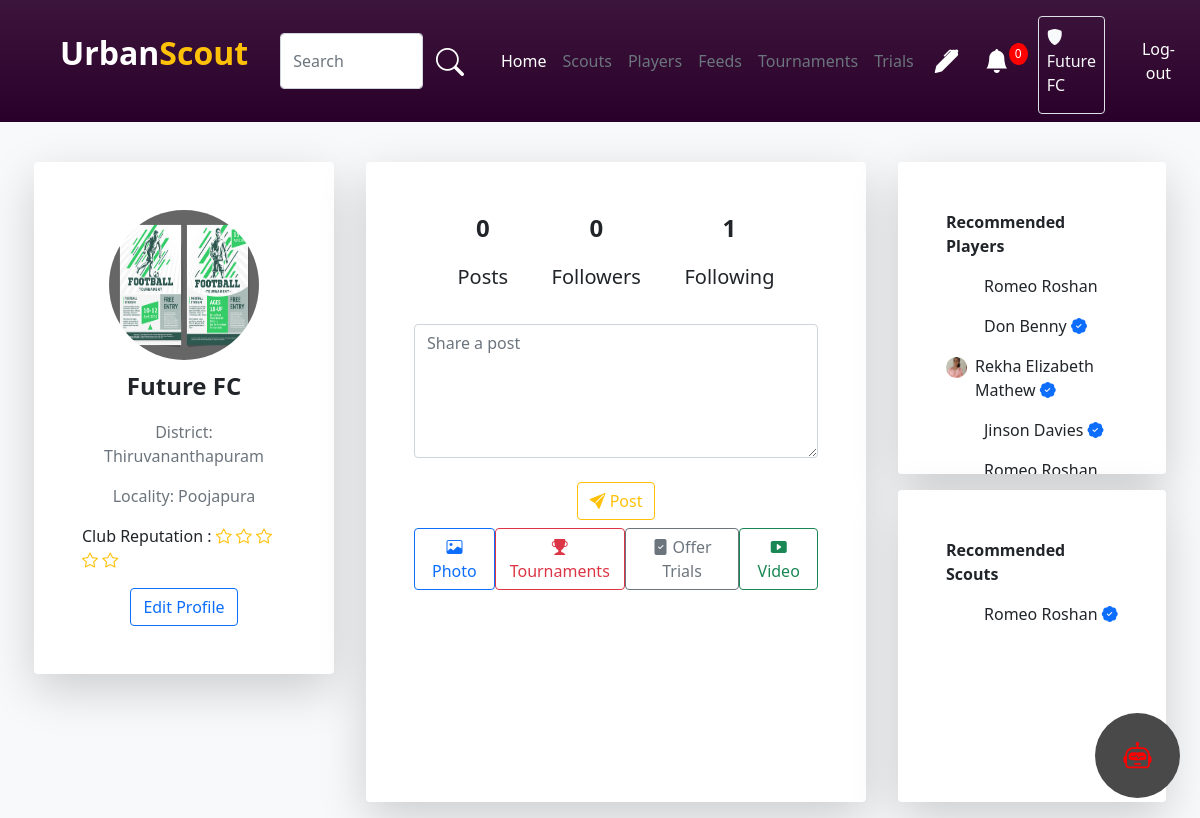
Page / (signed in) on the earlier database version.
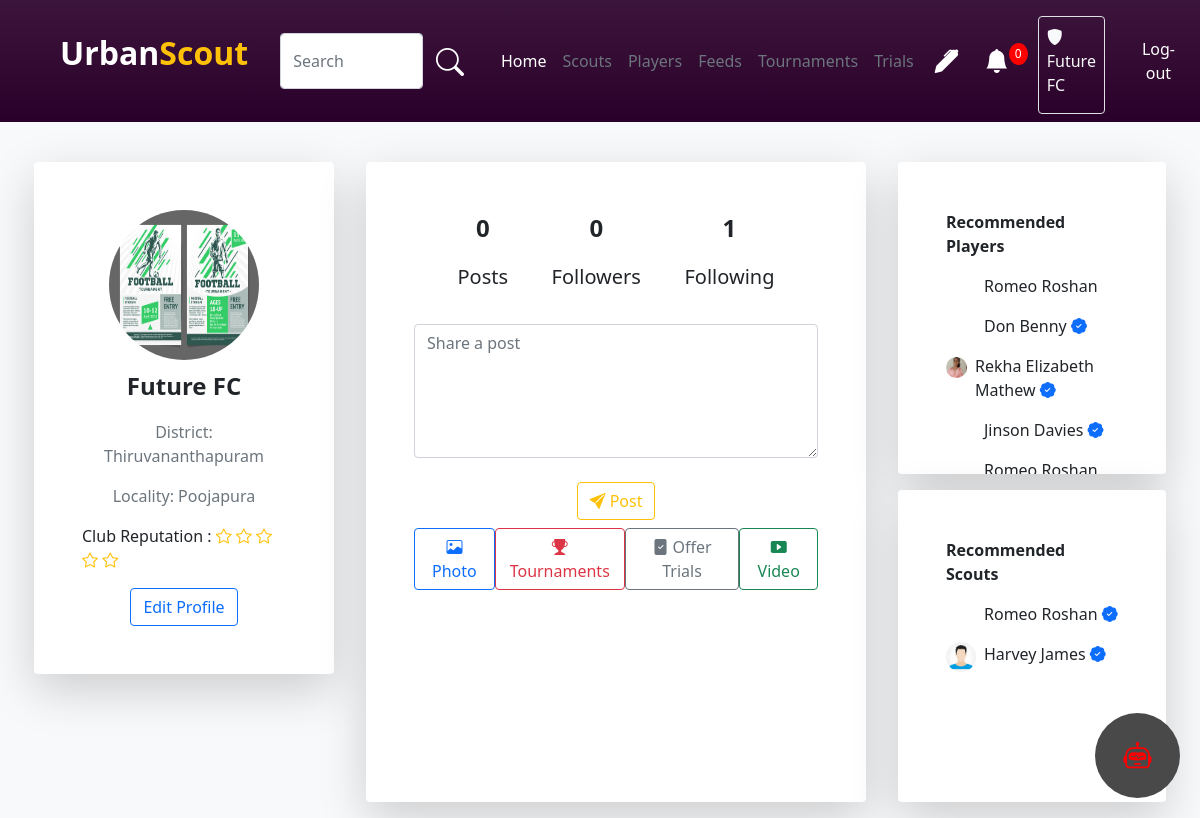
Same page on the later database version.
### account/models.py (models this page shows)
class User(AbstractUser):
    username=models.CharField(max_length=32, blank=True, null=True)
    USERNAME_FIELD = 'email'
    email = models.EmailField(unique=True)
    img=models.ImageField(upload_to='pics',default='https://img.freepik.com/free-icon/man_318-677829.jpg',null=True)
    is_player=models.BooleanField('is_player',default=False)
    is_club=models.BooleanField('is_club',default=False)
    is_scout=models.BooleanField('is_scout',default=False)
    player_dob = models.DateField(("Date of Birth"), default=date.today, validators=[validate_dob])
    player_pos = models.CharField(("Position"),default='',max_length=30,choices=Pos_Choice)
    district = models.CharField(("District"),default='',max_length=20,choices=District_Choice)
    locality = models.CharField(("Locality"),default='',max_length=50,blank=True)
    player_foot = models.CharField(("Prefered Foot"),default='',max_length=10,choices=Foot_Choice)
    player_ability = models.IntegerField(("Ability"),default=0,choices=Ability_Choice)
    club_reputation = models.IntegerField(("Club Reputation"),default=0,choices=Ability_Choice)
    player_potential = models.IntegerField(("Potential"),default=0,choices=Ability_Choice)
    desc=models.CharField(("Description"),max_length=100, default='')
    club_name=models.CharField((("Club Name")),default='',max_length=30)
    scouted_by=models.CharField(max_length=30,default='')
    subscribed=models.BooleanField(default=False)
    phone = models.CharField(("Phone Number"), null=True, max_length=10, validators=[phone_number_validator])
    score=models.FloatField(default=0.0)
    REQUIRED_FIELDS = []

### account/views.py (the view, shortened to what this page needs)
# urls.py: path('',views.index,name='index'),
def index(request):
    Tour.objects.filter(tour_date__lt=timezone.now()).update(active=False)
    Trials.objects.filter(trail_date__lt=timezone.now()).update(active=False)
    followingg=following.objects.filter(following_id=request.user.id).count()
    followers=following.objects.filter(followed_id=request.user.id).count()
    notifications=Notification.objects.filter(followed_id=request.user.id).count()
    print(followers)
    print(followingg)
    users=User.objects.all()
    usercout=users.count()
    players = User.objects.filter(is_player=True)
    player_count = players.count()
    club = User.objects.filter(is_club=True)
    club_count = club.count()
    scout=User.objects.filter(is_scout=True)
    ability_range = range(0, 5)
    user=request.user
    user_id=user.id
    newfeeds=NewFeeds.objects.filter(user_id=user_id).order_by('-id')
    feeds=PostFeed.objects.filter(user_id=user_id)
    post_count=newfeeds.count()
    imgfeeds=PostImageFeed.objects.filter(user_id=user_id)
    videofeeds=PostVideoFeed.objects.filter(user_id=user_id)
    print(ability_range)
    return render(request,'index.html',
                    {"count":usercout,
                    "users":users,
                    'playerdata':players,
                    'player':player_count,
                    'club':club_count,
                    'clubdata':club,
                    'scout':scout,
                    'abilityRange':ability_range,
                    'userfeeds':feeds,
                    'userimgfeeds':imgfeeds,
                    'uservideofeeds':videofeeds,
                    'newfeeds':newfeeds,
                    'following':followingg,
                    'followers':followers,
                    'post_count':post_count,
                    'notification':notifications
                    })

### template/index.html (shortened to what the changed rows need)
{% load static %}
<!DOCTYPE html>
<html lang="en">
<head>
    <link rel="stylesheet" href="https://cdn.datatables.net/1.13.6/css/dataTables.bootstrap5.min.css">
    <link rel="stylesheet" href="{% static 'style.css' %}">
    <link href="https://cdn.jsdelivr.net/npm/bootstrap@5.0.2/dist/css/bootstrap.min.css" rel="stylesheet"
>
    <link rel="stylesheet" href="https://cdn.jsdelivr.net/npm/bootstrap-icons@1.10.5/font/bootstrap-icons.css">
</head>
<body class="bg-light">
    {% if user.is_superuser %}
    <nav class="navbar player-navbar navbar-expand-lg">
        <div class="container-fluid">
            <a class="ms-5 navbar-brand d-flex fs-2 fw-bold" href="#">
                <p class="text-white">Urban</p>
                <p class="text-warning">Scout</p>
            </a>
            <button class="navbar-toggler" type="button" data-bs-toggle="collapse" data-bs-target="#navbarNav"
                aria-controls="navbarNav" aria-expanded="false" aria-label="Toggle navigation">
                <span class="navbar-toggler-icon"></span>
            </button>
            <div class="collapse navbar-collapse" id="navbarNav">
                <div class="ms-3 d-flex w-75">
                    <input type="text" class="form-control" id="search_bar" placeholder="Search">
                    <button class="btn shadow-none"><i class="bi bi-search fs-3 text-white"></i></button>
                </div>
                <div id="search-results" class="col-lg-3 col-11 rounded shadow-lg">
                </div>
                <div class="ms-3">
                    <ul class="navbar-nav me-auto mb-2 mb-lg-0">
                        <li class="nav-item">
                            <a class="nav-link  text-white" aria-current="page" href="{% url 'index' %}">Manage
                                Users</a>
                        </li>
                        <li class="nav-item">
                            <a class="nav-link text-secondary" aria-current="page"
                                href="{% url 'RegisterScout' %}">Register Scouts</a>
                        </li>
                    </ul>
                </div>
                <div class="d-flex w-100 justify-content-start justify-content-sm-end">
                    <div class="border rounded p-2 pb-0 mt-2 ms-3">
                        <p class="text-light "><i class="bi bi-person-circle"></i> Admin</p>
                    </div>
                    <div class="d-flex justify-content-center flex-column">
                        <a class="d-flex flex-column justify-content-center text-decoration-none"
                            href="{% url 'logout' %}"><button class="btn text-white ms-4">Log-out</button></a>
                    </div>
                </div>
            </div>
        </div>
    </nav>
    <div class="d-flex justify-content-center">
        <div class="bg-white shadow-lg mt-4 pb-3 rounded col-12 col-lg-8">
            <p class="m-4 text-secondary fs-4 fw-bold">Manage Users</p>
            <div class="d-flex justify-content-center flex-lg-row align-items-center text-center flex-column">
                <div class="d-flex col-3 justify-content-center flex-column align-items-center">
                    <p class="fs-5 text-secondary">Number of Users</p>
                    <p class="fs-4">{{count}}</p>
                </div>
                <div class="d-flex col-3 justify-content-center flex-column align-items-center">
                    <p class="fs-5 text-secondary">Number of Players</p>
                    <p class="fs-4">{{player}}</p>
                    <div id="piechart_player_3d" style="width: 240px; height: 240px;"></div>
                </div>
                <div class="d-flex col-3 justify-content-center flex-column align-items-center">
                    <p class="fs-5 text-secondary">Number of Clubs</p>
                    <p class="fs-4">{{club}}</p>
                    <div id="piechart_club_3d" style="width: 240px; height: 240px;"></div>
                </div>
            </div>
            <div class="table-responsive m-2">
                <table id="userbox" class="table rounded text-center table-hover table-bordered">
                    <thead class="fw-bold">
                        <tr>
                            <th>Email</th>
                            <th>User Role</th>
                            <th>Status</th>
                            <th>Edit Status</th>
                            <th>Delete User</th>
                        </tr>
                    </thead>
                    <tbody>
                        {% for i in users %}
                        {% if not i.is_staff %}
                        <tr id="user-{{i.id}}">
                            <td>{{i.email}}</td>
                            <td>
                                {% if i.is_player %}
                                Player
                                {% elif i.is_club %}
                                Club
                                {% else %}
                                Scout
                                {% endif %}
                            </td>
                            <td>{{i.is_active}}</td>
                            <td><a href="{% url 'updateStatus' i.id %}"><button class="btn btn-primary"><i
                                            class="bi bi-pencil-square"></i></button></a></td>
                            <td><a href="{% url 'deleteUser' i.id %}"><button class="btn btn-danger delete-button"><i
                                        class="bi bi-trash3-fill"></i></button></a></td>
                        </tr>
                        {% endif %}
                        {% endfor %}
                    </tbody>
                </table>
            </div>
            <script>
                $(document).ready(function () {
                    new DataTable('#userbox');
                    // Set a placeholder for the search input
                    $('div.dataTables_wrapper div.dataTables_filter input').attr('placeholder', 'Search anything');
                });
            </script>
        </div>
    </div>
    {% elif user.is_club %}
    <div class="d-flex flex-wrap justify-content-center mt-4">
        <div class="col-lg-3 h-50 col-12 m-3 p-5 rounded bg-white shadow-lg position-sticky">
            <div class="">
                <div>
                    <p>Club Reputation :{% with reputation=user.club_reputation %} {% for j in abilityRange %}
                        {% if j < reputation %}
                        <i class="bi bi-star-fill text-warning"></i>
                        {% else %}
                        <i class="bi bi-star text-warning"></i>
                        {% endif %}
                        {% endfor %}
                        {% endwith %}
                    </p>
                </div>
            </div>
        </div>
        <div class="col-lg-3 col-12">
            <div class="m-3 player-recomendation p-5 rounded bg-white shadow-lg">
                <div>
                    {% for Players in playerdata %}
                    <a class="text-decoration-none text-dark" href="{% url 'player-home' Players.id %}">
                        <div class="d-flex">
                            <div class="rec-img-club">
                                <img class="w-100 rounded-circle" src="{{Players.img}}" alt="">
                            </div>
                            <p class="ms-2">{{Players.first_name}} {{Players.last_name}}{% if Players.scouted_by != '' %}
                                <i class="bi bi-patch-check-fill text-primary"></i>
                                {% endif %}</p></p>
                        </div>
                    </a>
                    {% endfor %}
                </div>
            </div>
            <div class="m-3 p-5 player-recomendation rounded bg-white shadow-lg">
                <div>
                    {% for scouts in scout %}
                    {% if scouts.is_staff == 0 %}
                    <a class="text-decoration-none text-dark" href="{% url 'scout-home' scouts.id %}">
                        <div class="d-flex">
                            <div class="rec-img-club">
                                <img class="w-100 rounded-circle" src="{{scouts.img}}" alt="">
                            </div>
                            <p class="ms-2">{{scouts.first_name}} {{scouts.last_name}} <i class="bi bi-patch-check-fill text-primary"></i></p>
                        </div>
                    </a>
                    {% endif %}
                    {% endfor %}
                </div>
            </div>
        </div>
    </div>
    {% endif %}
</body>
</html>

Differences in the rows shown:
added User: img (picture), first_name "Harvey", last_name "James"
